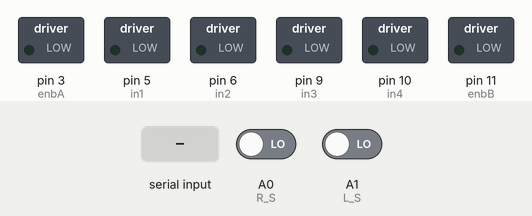
Simulated run of this sketch. Board: Arduino Uno, built with avr-gcc and run on an emulated ATmega328P. On the bench: switched loads named in the sketch (green lamp = pin HIGH). The test bench sets the inputs (shaded band); at power-on: A0 (R_S) LOW, A1 (L_S) LOW. What the sketch prints to the serial monitor is not drawn.

Above: at 2.1 s.
2.2 s: "1" received over the second serial link
At 2.8 s:
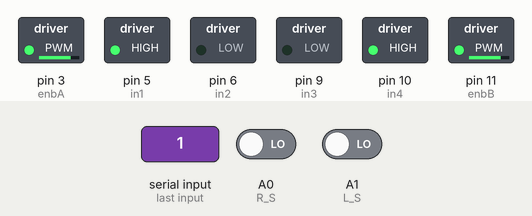
4.7 s: "2" received over the second serial link
At 5.5 s:
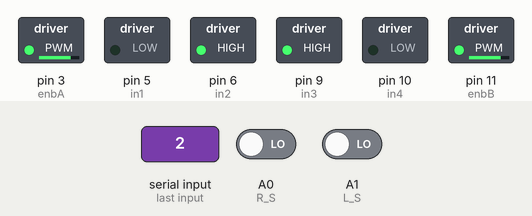
7.2 s: "3" received over the second serial link
At 7.35 s:
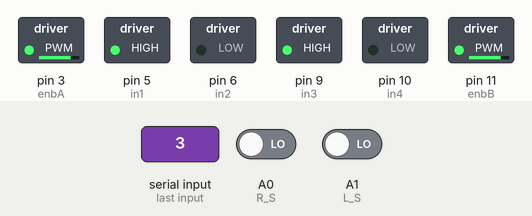
9.0 s: "4" received over the second serial link
At 9.15 s:
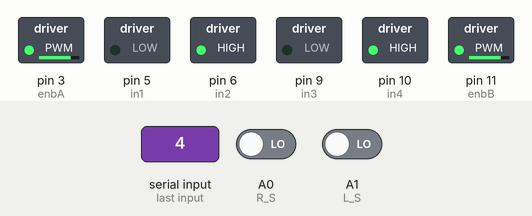
10.8 s: "5" received over the second serial link
At 12.5 s:
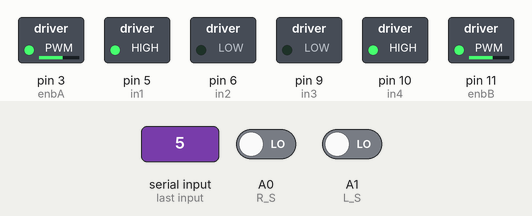
13.3 s: "x" received over the second serial link
At 15.2 s:
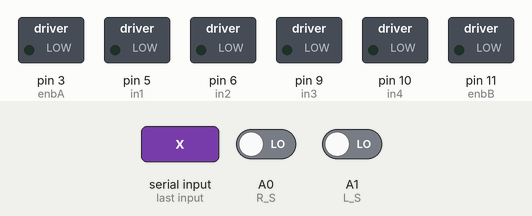
Timing chart, 0 to 16.3 s (numbered marks = the images above; inputs shaded):
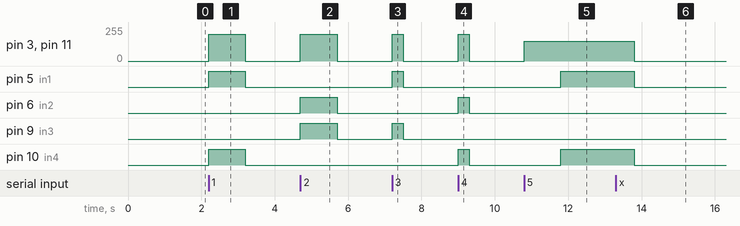

Measured:
- after the input at 2.2 s, pin 3 (enbA), pin 11 (enbB): 0/255 → 200/255 at once, → 0/255 1.0 s later; pin 5 (in1), pin 10 (in4): LOW → HIGH at once, → LOW 1.0 s later
- after the input at 4.7 s, pin 3 (enbA), pin 11 (enbB): 0/255 → 200/255 at once, → 0/255 1.0 s later; pin 6 (in2), pin 9 (in3): LOW → HIGH at once, → LOW 1.0 s later
- after the input at 7.2 s, pin 3 (enbA), pin 11 (enbB): 0/255 → 200/255 at once, → 0/255 0.30 s later; pin 5 (in1), pin 9 (in3): LOW → HIGH at once, → LOW 0.30 s later
- after the input at 9.0 s, pin 3 (enbA), pin 11 (enbB): 0/255 → 200/255 at once, → 0/255 0.30 s later; pin 6 (in2), pin 10 (in4): LOW → HIGH at once, → LOW 0.30 s later
- after the input at 10.8 s, pin 3 (enbA), pin 11 (enbB): 0/255 → 150/255 at once; pin 5 (in1), pin 10 (in4): LOW → HIGH after 1.0 s
- after the input at 13.3 s, pin 3 (enbA), pin 11 (enbB): 150/255 → 0/255 after 0.50 s; pin 5 (in1), pin 10 (in4): HIGH → LOW after 0.50 s

The sketch:

codemoiduc.ino
```cpp
#include <SoftwareSerial.h>

#define TX_PIN 8
#define RX_PIN 7
#define R_S A0  //ir sensor Right
#define L_S A1  //ir sensor Left
char value;
SoftwareSerial bluetooth(7, 8);
int baudRate[] = { 300, 1200, 2400, 4800, 9600, 19200, 38400, 57600, 115200 };

int enbA = 3;
int in1 = 5;
int in2 = 6;
int in3 = 9;
int in4 = 10;
int enbB = 11;
char kytu = "";
String chuoi = "";

void setup() {
  pinMode(R_S, INPUT);  // declare if sensor as input
  pinMode(L_S, INPUT);  // declare ir sensor as input

  Serial.begin(9600);
  while (!Serial) {}

  Serial.println("Configuring, please wait...");

  for (int i = 0; i < 9; i++) {
    bluetooth.begin(baudRate[i]);
    String cmd = "AT+BAUD4";
    bluetooth.print(cmd);
    Serial.println(i);
    bluetooth.flush();
    delay(100);
  }

  bluetooth.begin(9600);
  Serial.println("Config done");
  while (!bluetooth) {}

  Serial.println("Enter AT commands:");

  pinMode(in1, OUTPUT);
  pinMode(in2, OUTPUT);
  pinMode(in3, OUTPUT);
  pinMode(in4, OUTPUT);
  pinMode(enbA, OUTPUT);
  pinMode(enbB, OUTPUT);
  digitalWrite(in1, LOW);
  digitalWrite(in2, LOW);
  digitalWrite(in3, LOW);
  digitalWrite(in4, LOW);
  digitalWrite(enbA, LOW);
  digitalWrite(enbB, LOW);
}

void loop() {

  if ( bluetooth.available()) {
    Serial.println("có tín hiệu");
    kytu = bluetooth.read();
    // Serial.println(kytu);
    // kytu = Serial.read();
    Serial.println(kytu);
    chuoi = chuoi + kytu;
    // chuoi.toLowerCase();

    if (chuoi.indexOf("1") >= 0) {
      dithang(3000);
      delay(1000);
      dunglai();
      chuoi = "";
    }
    if (chuoi.indexOf("2") >= 0) {
      dilui(2000);
      delay(1000);
      dunglai();
      Serial.println(chuoi);
      chuoi = "";
    }
    if (chuoi.indexOf("3") >= 0) {
      disangtrai(400);
      delay(300);
      dunglai();
      Serial.println(chuoi);
      chuoi = "";
    }
    if (chuoi.indexOf("4") >= 0) {
      disangphai(400);
      delay(300);
      dunglai();
      Serial.println(chuoi);
      chuoi = "";
    }
    if (chuoi.indexOf("xoay phải") >= 0) {
      xoayphai(100);
      delay(300);
      dunglai();
      Serial.println(chuoi);
      chuoi = "";
    }
    if (chuoi.indexOf("xoay trái") >= 0) {
      xoaytrai(100);
      delay(300);
      dunglai();
      Serial.println(chuoi);
      chuoi = "";
    }
    if (chuoi.indexOf("5") >= 0) {
      while (1) {
        analogWrite(enbA, 150);  // Write The Duty Cycle 0 to 255 Enable Pin A for Motor1 Speed
        analogWrite(enbB, 150);  // Write The Duty Cycle 0 to 255 Enable Pin B for Motor2 Speed
        delay(1000);
        if ((digitalRead(R_S) == 0) && (digitalRead(L_S) == 0)) { forword(); }  //if Right Sensor and Left Sensor are at White color then it will call forword function

        else if ((digitalRead(R_S) == 1) && (digitalRead(L_S) == 0)) { turnRight(); }  //if Right Sensor is Black and Left Sensor is White then it will call turn Right function

         else if ((digitalRead(R_S) == 0) && (digitalRead(L_S) == 1)) { turnLeft(); }  //if Right Sensor is White and Left Sensor is Black then it will call turn Left function

        else if ((digitalRead(R_S) == 1) && (digitalRead(L_S) == 1)) { forword(); }  //if Right Sensor and Left Sensor are at Black color then it will call Stop function
        if (bluetooth.available()) {
          char receivedChar = bluetooth.read();
          if (receivedChar == 'x') {
            // Thoát khỏi vòng lặp nếu nhận được tín hiệu 'x'
            break;
          }
        }
      }
      chuoi = "";
      dunglai();
    }
  }
}
void dithang(int tocdo) {
  analogWrite(enbA, 200);
  analogWrite(enbB, 200);
  digitalWrite(in1, 1);
  digitalWrite(in2, 0);
  digitalWrite(in3, 0);
  digitalWrite(in4, 1);
}

void dunglai() {
  analogWrite(enbA, 0);
  analogWrite(enbB, 0);
  digitalWrite(in1, 0);
  digitalWrite(in2, 0);
  digitalWrite(in3, 0);
  digitalWrite(in4, 0);
}

void disangphai(int tocdo) {
  analogWrite(enbA, 200);
  analogWrite(enbB, 200);
  digitalWrite(in1, 0);
  digitalWrite(in2, 1);
  digitalWrite(in3, 0);
  digitalWrite(in4, 1);
}
void disangtrai(int tocdo) {
  analogWrite(enbA, 200);
  analogWrite(enbB, 200);
  digitalWrite(in1, 1);
  digitalWrite(in2, 0);
  digitalWrite(in3, 1);
  digitalWrite(in4, 0);
}

void dilui(int tocdo) {
  analogWrite(enbA, 200);
  analogWrite(enbB, 200);
  digitalWrite(in1, 0);
  digitalWrite(in2, 1);
  digitalWrite(in3, 1);
  digitalWrite(in4, 0);
}

void xoay(int tocdo) {
  analogWrite(enbA, 200);
  analogWrite(enbB, 200);
  digitalWrite(in1, 0);
  digitalWrite(in2, 1);
  digitalWrite(in3, 1);
  digitalWrite(in4, 0);
}
void xoaytrai(int tocdo) {
  analogWrite(enbA, 200);
  analogWrite(enbB, 200);
  digitalWrite(in1, 1);
  digitalWrite(in2, 0);
  digitalWrite(in3, 0);
  digitalWrite(in4, 1);
}
void xoayphai(int tocdo) {
  analogWrite(enbA, 200);
  analogWrite(enbB, 200);
  digitalWrite(in1, 0);
  digitalWrite(in2, 1);
  digitalWrite(in3, 1);
  digitalWrite(in4, 0);
}

void forword() {            //forword
  digitalWrite(in1, HIGH);  //Right Motor forword Pin
  digitalWrite(in2, LOW);   //Right Motor backword Pin
  digitalWrite(in3, LOW);   //Left Motor backword Pin
  digitalWrite(in4, HIGH);  //Left Motor forword Pin
}

void turnRight() {          //turnRight
  digitalWrite(in1, LOW);   //Right Motor forword Pin
  digitalWrite(in2, HIGH);  //Right Motor backword Pin
  digitalWrite(in3, LOW);   //Left Motor backword Pin
  digitalWrite(in4, HIGH);  //Left Motor forword Pin
}

void turnLeft() {           //turnLeft
  digitalWrite(in1, HIGH);  //Right Motor forword Pin
  digitalWrite(in2, LOW);   //Right Motor backword Pin
  digitalWrite(in3, HIGH);  //Left Motor backword Pin
  digitalWrite(in4, LOW);   //Left Motor forword Pin
}

void Stop() {              //stop
  digitalWrite(in1, LOW);  //Right Motor forword Pin
  digitalWrite(in2, LOW);  //Right Motor backword Pin
  digitalWrite(in3, LOW);  //Left Motor backword Pin
  digitalWrite(in4, LOW);  //Left Motor forword Pin
}

// void chayduongden(int tocdo) {

//   // delay(1000);
//   if((digitalRead(R_S) == 0)&&(digitalRead(L_S) == 0)){dithang(200);} //if Right Sensor and Left Sensor are at White color then it will call forword function

//   if((digitalRead(R_S) == 1)&&(digitalRead(L_S) == 0)){disangphai(200);} //if Right Sensor is Black and Left Sensor is White then it will call turn Right function

//   if((digitalRead(R_S) == 0)&&(digitalRead(L_S) == 1)){disangtrai(200);} //if Right Sensor is White and Left Sensor is Black then it will call turn Left function

//   if((digitalRead(R_S) == 1)&&(digitalRead(L_S) == 1)){dunglai();} //if Right Sensor and Left Sensor are at Black color then it will call Stop function
// }
```
